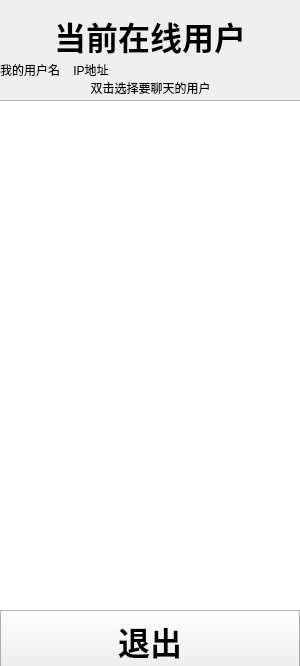
<?xml version="1.0" encoding="UTF-8"?>
<ui version="4.0">
 <class>GUI_main</class>
 <widget class="QMainWindow" name="GUI_main">
  <property name="geometry">
   <rect>
    <x>0</x>
    <y>0</y>
    <width>300</width>
    <height>666</height>
   </rect>
  </property>
  <property name="windowTitle">
   <string>主界面</string>
  </property>
  <widget class="QWidget" name="centralWidget">
   <widget class="QLabel" name="label">
    <property name="geometry">
     <rect>
      <x>0</x>
      <y>0</y>
      <width>300</width>
      <height>71</height>
     </rect>
    </property>
    <property name="sizePolicy">
     <sizepolicy hsizetype="Preferred" vsizetype="Preferred">
      <horstretch>0</horstretch>
      <verstretch>0</verstretch>
     </sizepolicy>
    </property>
    <property name="font">
     <font>
      <family>微软雅黑</family>
      <pointsize>24</pointsize>
      <weight>75</weight>
      <bold>true</bold>
     </font>
    </property>
    <property name="text">
     <string>当前在线用户</string>
    </property>
    <property name="alignment">
     <set>Qt::AlignCenter</set>
    </property>
   </widget>
   <widget class="QPushButton" name="pushButton">
    <property name="geometry">
     <rect>
      <x>0</x>
      <y>610</y>
      <width>300</width>
      <height>61</height>
     </rect>
    </property>
    <property name="font">
     <font>
      <family>微软雅黑</family>
      <pointsize>24</pointsize>
      <weight>75</weight>
      <bold>true</bold>
     </font>
    </property>
    <property name="text">
     <string>退出</string>
    </property>
   </widget>
   <widget class="QLabel" name="label_user">
    <property name="geometry">
     <rect>
      <x>0</x>
      <y>60</y>
      <width>301</width>
      <height>20</height>
     </rect>
    </property>
    <property name="text">
     <string>我的用户名    IP地址</string>
    </property>
   </widget>
   <widget class="QListWidget" name="userListWidget">
    <property name="geometry">
     <rect>
      <x>-1</x>
      <y>100</y>
      <width>601</width>
      <height>511</height>
     </rect>
    </property>
    <property name="font">
     <font>
      <pointsize>28</pointsize>
     </font>
    </property>
   </widget>
   <widget class="QLabel" name="label_2">
    <property name="geometry">
     <rect>
      <x>0</x>
      <y>80</y>
      <width>301</width>
      <height>16</height>
     </rect>
    </property>
    <property name="text">
     <string>双击选择要聊天的用户</string>
    </property>
    <property name="alignment">
     <set>Qt::AlignCenter</set>
    </property>
   </widget>
  </widget>
 </widget>
 <layoutdefault spacing="6" margin="11"/>
 <resources>
  <include location="ex2_client.qrc"/>
 </resources>
 <connections>
  <connection>
   <sender>userListWidget</sender>
   <signal>itemDoubleClicked(QListWidgetItem*)</signal>
   <receiver>GUI_main</receiver>
   <slot>beginChat(QListWidgetItem*)</slot>
   <hints>
    <hint type="sourcelabel">
     <x>95</x>
     <y>375</y>
    </hint>
    <hint type="destinationlabel">
     <x>58</x>
     <y>-13</y>
    </hint>
   </hints>
  </connection>
  <connection>
   <sender>pushButton</sender>
   <signal>clicked()</signal>
   <receiver>GUI_main</receiver>
   <slot>close()</slot>
   <hints>
    <hint type="sourcelabel">
     <x>149</x>
     <y>640</y>
    </hint>
    <hint type="destinationlabel">
     <x>149</x>
     <y>332</y>
    </hint>
   </hints>
  </connection>
 </connections>
 <slots>
  <slot>beginChat(QListWidgetItem*)</slot>
 </slots>
</ui>
